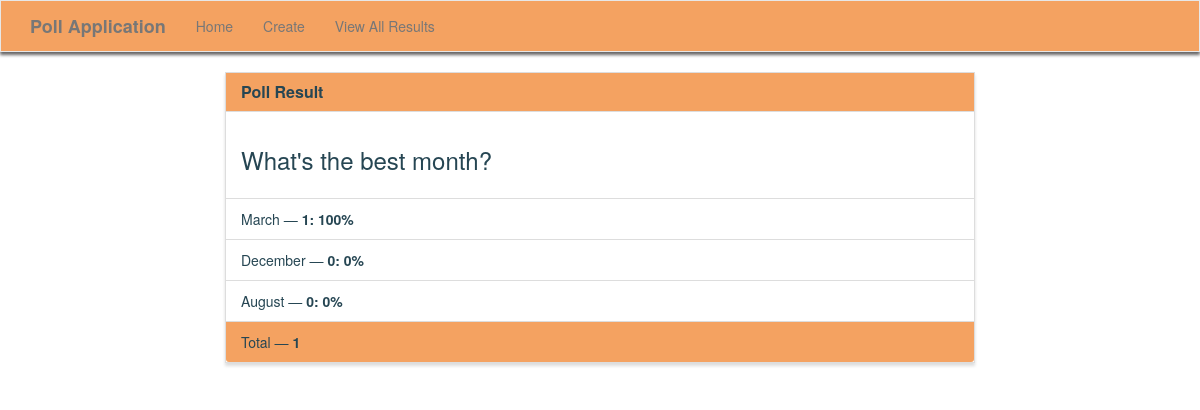
Page /results/6/ on the committed database.
### poll/models.py (models this page shows)
class Poll(models.Model):
    question = models.TextField()
    option_one = models.CharField(max_length=30)
    option_two = models.CharField(max_length=30)
    option_three = models.CharField(max_length=30)
    option_one_count = models.IntegerField(default=0)
    option_two_count = models.IntegerField(default=0)
    option_three_count = models.IntegerField(default=0)
    def total(self):
        return self.option_one_count + self.option_two_count + self.option_three_count
    def option_one_perc(self):
        if self.option_one_count == 0:
            return 0
        else:
            return int((self.option_one_count / self.total()) * 100)
    def option_two_perc(self):
        if self.option_two_count == 0:
            return 0
        else:
            return int((self.option_two_count / self.total()) * 100)
    def option_three_perc(self):
        if self.option_three_count == 0:
            return 0
        else:
            return int((self.option_three_count / self.total()) * 100)

### poll/views.py (the view)
# urls.py: path('results/<poll_id>/', poll_views.results, name='results'),
def results(request, poll_id):
    poll = Poll.objects.get(pk=poll_id)
    context = {
        'poll' : poll
    }
    return render(request, 'poll/results.html', context)

### poll/templates/poll/results.html (shortened to what this page needs)
{% extends "poll/base.html" %}
{% block main %}
<div class="row">
    <div class="col-lg-8 col-lg-offset-2">
        <div class="panel panel-default">
            <div class="panel-heading">
                <h3 class="panel-title">Poll Result</h3>
            </div>
            <div class="panel-body">
                <h3>{{ poll.question }}</h3>
            </div>
            <ul class="list-group">
                <li class="list-group-item">{{ poll.option_one }} &mdash; <strong>{{ poll.option_one_count}}:  {{ poll.option_one_perc }}%</strong></li>
                <li class="list-group-item">{{ poll.option_two }} &mdash; <strong>{{ poll.option_two_count}}:  {{ poll.option_two_perc }}%</strong></li>
                <li class="list-group-item">{{ poll.option_three }} &mdash; <strong>{{ poll.option_three_count}}:  {{poll.option_three_perc}}%</strong></li>
            </ul>
            <div class="panel-footer">
                Total &mdash; <strong>{{ poll.total }}</strong>
            </div>
        </div>
    </div>
</div>
{% endblock %}

### poll/static/style.css (style rules this page uses)
.navbar-default, .btn, .form-control, .panel { color: #264653; border-radius: 0; }
.panel-default > .panel-heading { color: #264653; background-color: #F4A261; border-top-left-radius: 0; border-top-right-radius: 0; }
.panel-footer { color: #264653; background-color: #F4A261; }
.panel { color: #264653; box-shadow: 0px 3px 3px 0px #ddd; }
a.navbar-brand, .panel-title { color: #264653; font-weight: bolder; }

### rows in the picture
Poll: question "What's the best month?", option_one "March", option_one_count "1", option_one_perc "100", option_two "December", option_two_count "0", option_two_perc "0", option_three "August", option_three_count "0", option_three_perc "0", total "1"
